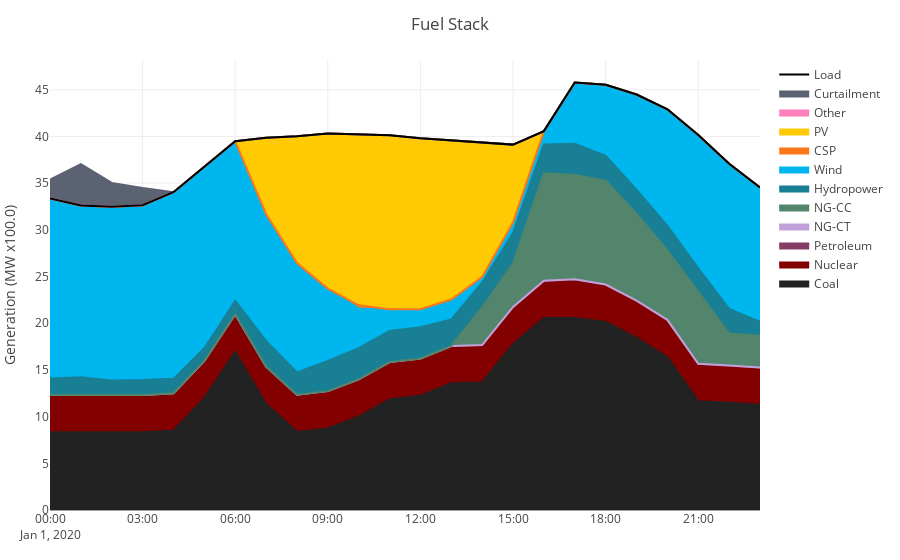
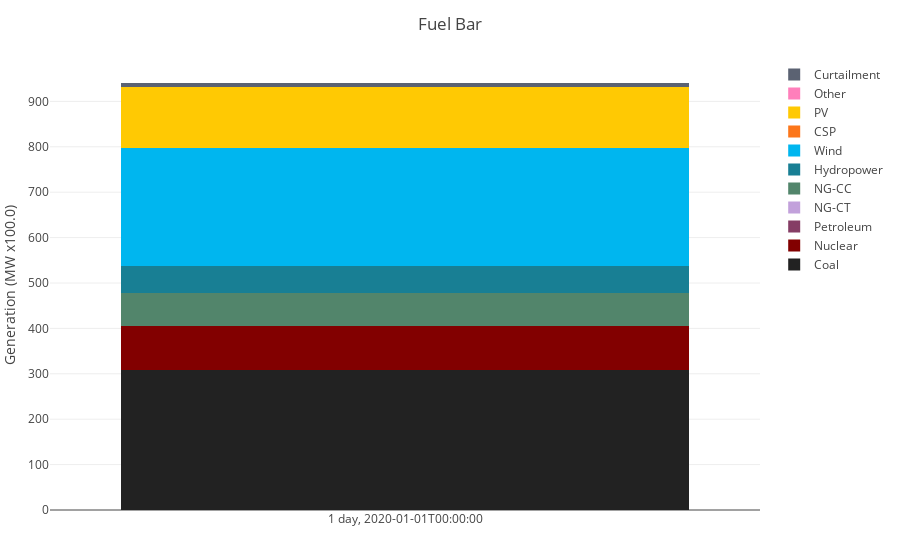

Write notebook code for charts like these, in order.
### Markdown cell above
## Plotting
Take a look at the examples in [the plotting folder.](../../notebook/PowerSimulations_examples/Plotting)

### Code cell
fuel_plot(uc_results, sys, load = true, curtailment = true)

### Figure 1 — Plotly figure (JSON) as saved in the notebook; plotly's stock layout.template omitted (floating-point values rounded to 4 significant figures)
{"data": [{"fill": "tonexty", "fillcolor": "rgba(34, 34, 34, 1)", "line": {"color": "rgba(34, 34, 34, 1)", "shape": "linear"}, "mode": "lines", "name": "Coal", "showlegend": true, "stackgroup": "one", "type": "scatter", "x": ["2020-01-01T00:00:00", "2020-01-01T01:00:00", "2020-01-01T02:00:00", "2020-01-01T03:00:00", "2020-01-01T04:00:00", "2020-01-01T05:00:00", "2020-01-01T06:00:00", "2020-01-01T07:00:00", "2020-01-01T08:00:00", "2020-01-01T09:00:00", "2020-01-01T10:00:00", "2020-01-01T11:00:00", "2020-01-01T12:00:00", "2020-01-01T13:00:00", "2020-01-01T14:00:00", "2020-01-01T15:00:00", "2020-01-01T16:00:00", "2020-01-01T17:00:00", "2020-01-01T18:00:00", "2020-01-01T19:00:00", "2020-01-01T20:00:00", "2020-01-01T21:00:00", "2020-01-01T22:00:00", "2020-01-01T23:00:00"], "y": [8.32, 8.32, 8.32, 8.32, 8.494, 11.97, 16.96, 11.36, 8.343, 8.728, 10.0, 11.84, 12.23, 13.56, 13.66, 17.75, 20.55, 20.55, 20.14, 18.43, 16.36, 11.65, 11.48, 11.27]}, {"fill": "tonexty", "fillcolor": "rgba(130, 0, 0, 1)", "line": {"color": "rgba(130, 0, 0, 1)", "shape": "linear"}, "mode": "lines", "name": "Nuclear", "showlegend": true, "stackgroup": "one", "type": "scatter", "x": ["2020-01-01T00:00:00", "2020-01-01T01:00:00", "2020-01-01T02:00:00", "2020-01-01T03:00:00", "2020-01-01T04:00:00", "2020-01-01T05:00:00", "2020-01-01T06:00:00", "2020-01-01T07:00:00", "2020-01-01T08:00:00", "2020-01-01T09:00:00", "2020-01-01T10:00:00", "2020-01-01T11:00:00", "2020-01-01T12:00:00", "2020-01-01T13:00:00", "2020-01-01T14:00:00", "2020-01-01T15:00:00", "2020-01-01T16:00:00", "2020-01-01T17:00:00", "2020-01-01T18:00:00", "2020-01-01T19:00:00", "2020-01-01T20:00:00", "2020-01-01T21:00:00", "2020-01-01T22:00:00", "2020-01-01T23:00:00"], "y": [4.0, 4.0, 4.0, 4.0, 4.0, 4.0, 4.0, 4.0, 4.0, 4.0, 4.0, 4.0, 4.0, 4.0, 4.0, 4.0, 4.0, 4.0, 4.0, 4.0, 4.0, 4.0, 4.0, 4.0]}, {"fill": "tonexty", "fillcolor": "rgba(133, 61, 101, 1)", "line": {"color": "rgba(133, 61, 101, 1)", "shape": "linear"}, "mode": "lines", "name": "Petroleum", "showlegend": true, "stackgroup": "one", "type": "scatter", "x": ["2020-01-01T00:00:00", "2020-01-01T01:00:00", "2020-01-01T02:00:00", "2020-01-01T03:00:00", "2020-01-01T04:00:00", "2020-01-01T05:00:00", "2020-01-01T06:00:00", "2020-01-01T07:00:00", "2020-01-01T08:00:00", "2020-01-01T09:00:00", "2020-01-01T10:00:00", "2020-01-01T11:00:00", "2020-01-01T12:00:00", "2020-01-01T13:00:00", "2020-01-01T14:00:00", "2020-01-01T15:00:00", "2020-01-01T16:00:00", "2020-01-01T17:00:00", "2020-01-01T18:00:00", "2020-01-01T19:00:00", "2020-01-01T20:00:00", "2020-01-01T21:00:00", "2020-01-01T22:00:00", "2020-01-01T23:00:00"], "y": [0, 0, 0, 0, 0, 0, 0, 0, 0, 0, 0, 0, 0, 0, 0, 0, 0, 0.16, 0, 0, 0, 0, 0, 0]}, {"fill": "tonexty", "fillcolor": "rgba(194, 161, 219, 1)", "line": {"color": "rgba(194, 161, 219, 1)", "shape": "linear"}, "mode": "lines", "name": "NG-CT", "showlegend": true, "stackgroup": "one", "type": "scatter", "x": ["2020-01-01T00:00:00", "2020-01-01T01:00:00", "2020-01-01T02:00:00", "2020-01-01T03:00:00", "2020-01-01T04:00:00", "2020-01-01T05:00:00", "2020-01-01T06:00:00", "2020-01-01T07:00:00", "2020-01-01T08:00:00", "2020-01-01T09:00:00", "2020-01-01T10:00:00", "2020-01-01T11:00:00", "2020-01-01T12:00:00", "2020-01-01T13:00:00", "2020-01-01T14:00:00", "2020-01-01T15:00:00", "2020-01-01T16:00:00", "2020-01-01T17:00:00", "2020-01-01T18:00:00", "2020-01-01T19:00:00", "2020-01-01T20:00:00", "2020-01-01T21:00:00", "2020-01-01T22:00:00", "2020-01-01T23:00:00"], "y": [0, 0, 0, 0, 0, 0, 0, 0, 0, 0, 0, 0, 0, 0, 0, 0, 0, 0, 0, 0, 0, 0, 0, 0]}, {"fill": "tonexty", "fillcolor": "rgba(82, 133, 107, 1)", "line": {"color": "rgba(82, 133, 107, 1)", "shape": "linear"}, "mode": "lines", "name": "NG-CC", "showlegend": true, "stackgroup": "one", "type": "scatter", "x": ["2020-01-01T00:00:00", "2020-01-01T01:00:00", "2020-01-01T02:00:00", "2020-01-01T03:00:00", "2020-01-01T04:00:00", "2020-01-01T05:00:00", "2020-01-01T06:00:00", "2020-01-01T07:00:00", "2020-01-01T08:00:00", "2020-01-01T09:00:00", "2020-01-01T10:00:00", "2020-01-01T11:00:00", "2020-01-01T12:00:00", "2020-01-01T13:00:00", "2020-01-01T14:00:00", "2020-01-01T15:00:00", "2020-01-01T16:00:00", "2020-01-01T17:00:00", "2020-01-01T18:00:00", "2020-01-01T19:00:00", "2020-01-01T20:00:00", "2020-01-01T21:00:00", "2020-01-01T22:00:00", "2020-01-01T23:00:00"], "y": [0, 0, 0, 0, 0, 0, 0, 0, 0, 0, 0, 0, 0, 0, 4.017, 4.633, 11.5, 11.15, 11.12, 9.267, 7.417, 7.692, 3.4, 3.4]}, {"fill": "tonexty", "fillcolor": "rgba(24, 127, 148, 1)", "line": {"color": "rgba(24, 127, 148, 1)", "shape": "linear"}, "mode": "lines", "name": "Hydropower", "showlegend": true, "stackgroup": "one", "type": "scatter", "x": ["2020-01-01T00:00:00", "2020-01-01T01:00:00", "2020-01-01T02:00:00", "2020-01-01T03:00:00", "2020-01-01T04:00:00", "2020-01-01T05:00:00", "2020-01-01T06:00:00", "2020-01-01T07:00:00", "2020-01-01T08:00:00", "2020-01-01T09:00:00", "2020-01-01T10:00:00", "2020-01-01T11:00:00", "2020-01-01T12:00:00", "2020-01-01T13:00:00", "2020-01-01T14:00:00", "2020-01-01T15:00:00", "2020-01-01T16:00:00", "2020-01-01T17:00:00", "2020-01-01T18:00:00", "2020-01-01T19:00:00", "2020-01-01T20:00:00", "2020-01-01T21:00:00", "2020-01-01T22:00:00", "2020-01-01T23:00:00"], "y": [1.754, 1.895, 1.56, 1.598, 1.549, 1.343, 1.434, 2.749, 2.394, 3.225, 3.339, 3.332, 3.335, 2.836, 2.665, 3.274, 3.101, 3.358, 2.661, 2.608, 2.657, 2.528, 2.646, 1.484]}, {"fill": "tonexty", "fillcolor": "rgba(0, 182, 239, 1)", "line": {"color": "rgba(0, 182, 239, 1)", "shape": "linear"}, "mode": "lines", "name": "Wind", "showlegend": true, "stackgroup": "one", "type": "scatter", "x": ["2020-01-01T00:00:00", "2020-01-01T01:00:00", "2020-01-01T02:00:00", "2020-01-01T03:00:00", "2020-01-01T04:00:00", "2020-01-01T05:00:00", "2020-01-01T06:00:00", "2020-01-01T07:00:00", "2020-01-01T08:00:00", "2020-01-01T09:00:00", "2020-01-01T10:00:00", "2020-01-01T11:00:00", "2020-01-01T12:00:00", "2020-01-01T13:00:00", "2020-01-01T14:00:00", "2020-01-01T15:00:00", "2020-01-01T16:00:00", "2020-01-01T17:00:00", "2020-01-01T18:00:00", "2020-01-01T19:00:00", "2020-01-01T20:00:00", "2020-01-01T21:00:00", "2020-01-01T22:00:00", "2020-01-01T23:00:00"], "y": [19.3, 18.4, 18.59, 18.73, 19.99, 19.41, 17.09, 13.59, 11.65, 7.753, 4.242, 2.341, 1.946, 2.136, 0.62, 1.149, 1.419, 6.558, 7.625, 10.19, 12.48, 14.29, 15.54, 14.39]}, {"fill": "tonexty", "fillcolor": "rgba(252, 118, 26, 1)", "line": {"color": "rgba(252, 118, 26, 1)", "shape": "linear"}, "mode": "lines", "name": "CSP", "showlegend": true, "stackgroup": "one", "type": "scatter", "x": ["2020-01-01T00:00:00", "2020-01-01T01:00:00", "2020-01-01T02:00:00", "2020-01-01T03:00:00", "2020-01-01T04:00:00", "2020-01-01T05:00:00", "2020-01-01T06:00:00", "2020-01-01T07:00:00", "2020-01-01T08:00:00", "2020-01-01T09:00:00", "2020-01-01T10:00:00", "2020-01-01T11:00:00", "2020-01-01T12:00:00", "2020-01-01T13:00:00", "2020-01-01T14:00:00", "2020-01-01T15:00:00", "2020-01-01T16:00:00", "2020-01-01T17:00:00", "2020-01-01T18:00:00", "2020-01-01T19:00:00", "2020-01-01T20:00:00", "2020-01-01T21:00:00", "2020-01-01T22:00:00", "2020-01-01T23:00:00"], "y": [0, 0, 0, 0, 0, 0, 0, 0, 0.06, 0, 0.333, 0, 0, 0, 0, 0, 0, 0, 0, 0, 0, 0, 0, 0]}, {"fill": "tonexty", "fillcolor": "rgba(255, 201, 3, 1)", "line": {"color": "rgba(255, 201, 3, 1)", "shape": "linear"}, "mode": "lines", "name": "PV", "showlegend": true, "stackgroup": "one", "type": "scatter", "x": ["2020-01-01T00:00:00", "2020-01-01T01:00:00", "2020-01-01T02:00:00", "2020-01-01T03:00:00", "2020-01-01T04:00:00", "2020-01-01T05:00:00", "2020-01-01T06:00:00", "2020-01-01T07:00:00", "2020-01-01T08:00:00", "2020-01-01T09:00:00", "2020-01-01T10:00:00", "2020-01-01T11:00:00", "2020-01-01T12:00:00", "2020-01-01T13:00:00", "2020-01-01T14:00:00", "2020-01-01T15:00:00", "2020-01-01T16:00:00", "2020-01-01T17:00:00", "2020-01-01T18:00:00", "2020-01-01T19:00:00", "2020-01-01T20:00:00", "2020-01-01T21:00:00", "2020-01-01T22:00:00", "2020-01-01T23:00:00"], "y": [0, 0, 0, 0, 0, 0, 0, 8.17, 13.58, 16.62, 18.31, 18.63, 18.3, 17.05, 14.33, 8.323, 0, 0, 0, 0, 0, 0, 0, 0]}, {"fill": "tonexty", "fillcolor": "rgba(255, 127, 187, 1)", "line": {"color": "rgba(255, 127, 187, 1)", "shape": "linear"}, "mode": "lines", "name": "Other", "showlegend": true, "stackgroup": "one", "type": "scatter", "x": ["2020-01-01T00:00:00", "2020-01-01T01:00:00", "2020-01-01T02:00:00", "2020-01-01T03:00:00", "2020-01-01T04:00:00", "2020-01-01T05:00:00", "2020-01-01T06:00:00", "2020-01-01T07:00:00", "2020-01-01T08:00:00", "2020-01-01T09:00:00", "2020-01-01T10:00:00", "2020-01-01T11:00:00", "2020-01-01T12:00:00", "2020-01-01T13:00:00", "2020-01-01T14:00:00", "2020-01-01T15:00:00", "2020-01-01T16:00:00", "2020-01-01T17:00:00", "2020-01-01T18:00:00", "2020-01-01T19:00:00", "2020-01-01T20:00:00", "2020-01-01T21:00:00", "2020-01-01T22:00:00", "2020-01-01T23:00:00"], "y": [0, 0, 0, 0, 0, 0, 0, 0, 0, 0, 0, 0, 0, 0, 0, 0, 0, 0, 0, 0, 0, 0, 0, 0]}, {"fill": "tonexty", "fillcolor": "rgba(91, 98, 114, 1)", "line": {"color": "rgba(91, 98, 114, 1)", "shape": "linear"}, "mode": "lines", "name": "Curtailment", "showlegend": true, "stackgroup": "one", "type": "scatter", "x": ["2020-01-01T00:00:00", "2020-01-01T01:00:00", "2020-01-01T02:00:00", "2020-01-01T03:00:00", "2020-01-01T04:00:00", "2020-01-01T05:00:00", "2020-01-01T06:00:00", "2020-01-01T07:00:00", "2020-01-01T08:00:00", "2020-01-01T09:00:00", "2020-01-01T10:00:00", "2020-01-01T11:00:00", "2020-01-01T12:00:00", "2020-01-01T13:00:00", "2020-01-01T14:00:00", "2020-01-01T15:00:00", "2020-01-01T16:00:00", "2020-01-01T17:00:00", "2020-01-01T18:00:00", "2020-01-01T19:00:00", "2020-01-01T20:00:00", "2020-01-01T21:00:00", "2020-01-01T22:00:00", "2020-01-01T23:00:00"], "y": [2.02, 4.417, 2.554, 1.827, 1.776e-15, 1.11e-16, 8.882e-16, 4.996e-16, 6.661e-16, 2.116e-15, 1.197e-15, 6.106e-16, 8.951e-16, 5.846e-16, 7.216e-16, 4.892e-16, 1.821e-16, 5.551e-16, 5.551e-16, 1.11e-16, 5.551e-17, 4.58e-16, 8.899e-16, 0]}, {"line": {"color": "black", "shape": "linear"}, "marker": {"size": 12}, "mode": "lines", "name": "Load", "type": "scatter", "x": ["2020-01-01T00:00:00", "2020-01-01T01:00:00", "2020-01-01T02:00:00", "2020-01-01T03:00:00", "2020-01-01T04:00:00", "2020-01-01T05:00:00", "2020-01-01T06:00:00", "2020-01-01T07:00:00", "2020-01-01T08:00:00", "2020-01-01T09:00:00", "2020-01-01T10:00:00", "2020-01-01T11:00:00", "2020-01-01T12:00:00", "2020-01-01T13:00:00", "2020-01-01T14:00:00", "2020-01-01T15:00:00", "2020-01-01T16:00:00", "2020-01-01T17:00:00", "2020-01-01T18:00:00", "2020-01-01T19:00:00", "2020-01-01T20:00:00", "2020-01-01T21:00:00", "2020-01-01T22:00:00", "2020-01-01T23:00:00"], "y": [33.37, 32.61, 32.47, 32.65, 34.03, 36.72, 39.49, 39.87, 40.03, 40.32, 40.23, 40.14, 39.81, 39.59, 39.29, 39.13, 40.57, 45.78, 45.54, 44.49, 42.92, 40.16, 37.07, 34.54]}], "layout": {"margin": {"b": 50, "l": 50, "r": 50, "t": 60}, "title": "Fuel Stack", "yaxis": {"title": "Generation (MW x100.0)"}}}

### Figure 2 — Plotly figure (JSON) as saved in the notebook; plotly's stock layout.template omitted (floating-point values rounded to 4 significant figures)
{"data": [{"barmode": "stack", "marker": {"color": "rgba(34, 34, 34, 1)"}, "name": "Coal", "showlegend": true, "stackgroup": "one", "type": "bar", "x": ["1 day, 2020-01-01T00:00:00"], "y": [308.6]}, {"barmode": "stack", "marker": {"color": "rgba(130, 0, 0, 1)"}, "name": "Nuclear", "showlegend": true, "stackgroup": "one", "type": "bar", "x": ["1 day, 2020-01-01T00:00:00"], "y": [96.0]}, {"barmode": "stack", "marker": {"color": "rgba(133, 61, 101, 1)"}, "name": "Petroleum", "showlegend": true, "stackgroup": "one", "type": "bar", "x": ["1 day, 2020-01-01T00:00:00"], "y": [0.16]}, {"barmode": "stack", "marker": {"color": "rgba(194, 161, 219, 1)"}, "name": "NG-CT", "showlegend": true, "stackgroup": "one", "type": "bar", "x": ["1 day, 2020-01-01T00:00:00"], "y": [0]}, {"barmode": "stack", "marker": {"color": "rgba(82, 133, 107, 1)"}, "name": "NG-CC", "showlegend": true, "stackgroup": "one", "type": "bar", "x": ["1 day, 2020-01-01T00:00:00"], "y": [73.6]}, {"barmode": "stack", "marker": {"color": "rgba(24, 127, 148, 1)"}, "name": "Hydropower", "showlegend": true, "stackgroup": "one", "type": "bar", "x": ["1 day, 2020-01-01T00:00:00"], "y": [59.33]}, {"barmode": "stack", "marker": {"color": "rgba(0, 182, 239, 1)"}, "name": "Wind", "showlegend": true, "stackgroup": "one", "type": "bar", "x": ["1 day, 2020-01-01T00:00:00"], "y": [259.4]}, {"barmode": "stack", "marker": {"color": "rgba(252, 118, 26, 1)"}, "name": "CSP", "showlegend": true, "stackgroup": "one", "type": "bar", "x": ["1 day, 2020-01-01T00:00:00"], "y": [0.393]}, {"barmode": "stack", "marker": {"color": "rgba(255, 201, 3, 1)"}, "name": "PV", "showlegend": true, "stackgroup": "one", "type": "bar", "x": ["1 day, 2020-01-01T00:00:00"], "y": [133.3]}, {"barmode": "stack", "marker": {"color": "rgba(255, 127, 187, 1)"}, "name": "Other", "showlegend": true, "stackgroup": "one", "type": "bar", "x": ["1 day, 2020-01-01T00:00:00"], "y": [0]}, {"barmode": "stack", "marker": {"color": "rgba(91, 98, 114, 1)"}, "name": "Curtailment", "showlegend": true, "stackgroup": "one", "type": "bar", "x": ["1 day, 2020-01-01T00:00:00"], "y": [10.82]}], "layout": {"barmode": "stack", "color": ["rgba(34, 34, 34, 1)", "rgba(130, 0, 0, 1)", "rgba(133, 61, 101, 1)", "rgba(194, 161, 219, 1)", "rgba(82, 133, 107, 1)", "rgba(24, 127, 148, 1)", "rgba(0, 182, 239, 1)", "rgba(252, 118, 26, 1)", "rgba(255, 201, 3, 1)", "rgba(255, 127, 187, 1)", "rgba(91, 98, 114, 1)"], "margin": {"b": 50, "l": 50, "r": 50, "t": 60}, "title": "Fuel Bar", "yaxis": {"title": "Generation (MW x100.0)"}}}
